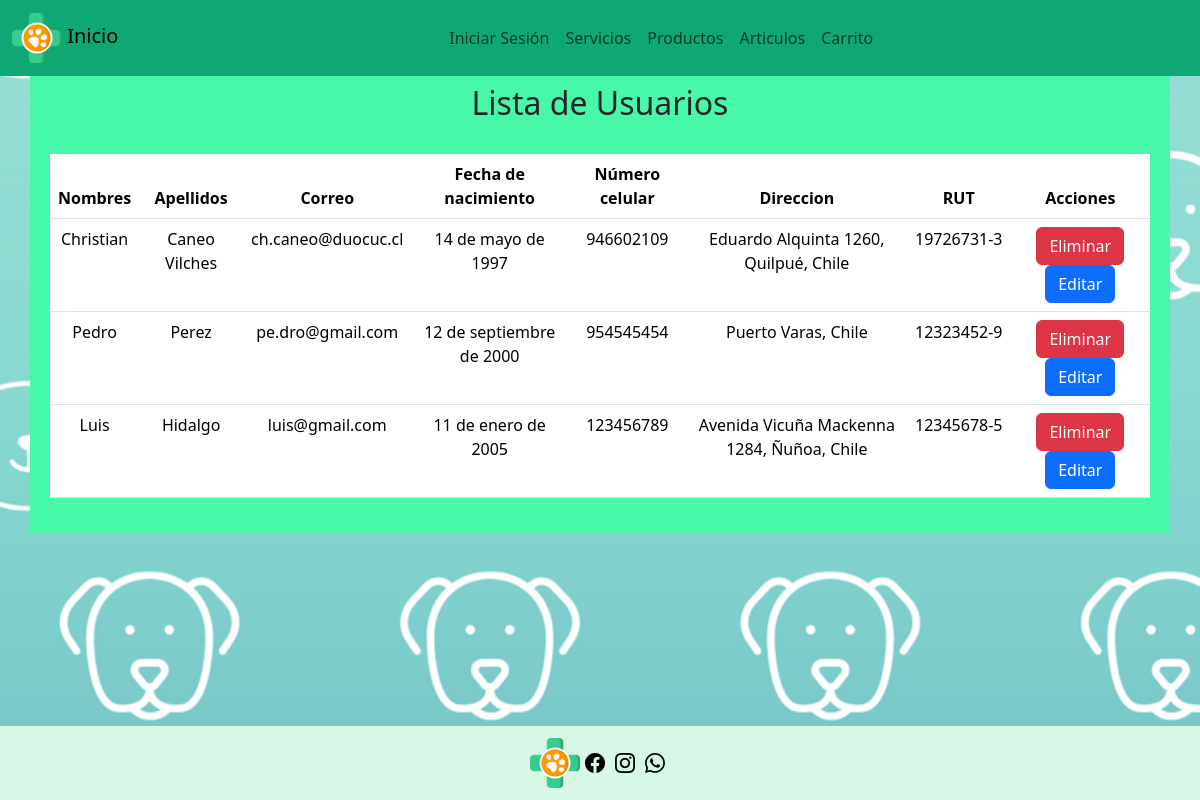
/usuarioUpdate, run on the app's committed database.
### veterinaria/models.py (models this page shows, shortened)
class Usuario(models.Model):
    rut = models.CharField(max_length=8, primary_key=True)
    dv = models.CharField(max_length=1)
    nombre = models.CharField(max_length=100)
    apellido = models.CharField(max_length=100)
    correo = models.EmailField(max_length=100)
    nacimiento = models.DateField()
    celular = models.CharField(max_length=15)
    direccion = models.CharField(max_length=255)
    password = models.CharField(max_length=100)

### veterinaria/views.py (the view)
# urls.py: path('usuarioUpdate', views.usuarioUpdate, name='usuarioUpdate'),
def usuarioUpdate(request):
    if request.method == "POST":
        rut = request.POST["rut"]
        nombre = request.POST["nombre"]
        apellido = request.POST["apellido"]
        correo = request.POST["correo"]
        celular = request.POST["celular"]
        direccion = request.POST["direccion"]
        password = request.POST["password"]
        usuario = Usuario.objects.get(rut=rut)
        usuario.nombre = nombre
        usuario.apellido = apellido
        usuario.correo = correo
        usuario.celular = celular
        usuario.direccion = direccion
        if password:
            usuario.password = make_password(password)
        usuario.save()
        try:
            user = User.objects.get(username=rut)
            user.email = correo
            user.first_name = nombre
            user.last_name = apellido
            if password:
                user.set_password(password)  # Utiliza set_password para cifrar la contraseña
            user.save()
        except User.DoesNotExist:
            pass #Solo continúa
        context = {'mensaje': "Ok, datos actualizados...", 'usuario': usuario}
        return render(request, 'veterinaria/index.html', context)
    else:
        usuarios = Usuario.objects.all()
        context = {'usuarios': usuarios}
        return render(request, 'veterinaria/crud.html', context)

### veterinaria/templates/veterinaria/crud.html (shortened to what this page needs)
{% extends 'veterinaria/base.html' %}
{% block content %}
<div class="container">
    <br>
    <h2>Lista de Usuarios</h2>
    <br>
    <table class="table">
        {% if usuarios %}
        <thead>
            <tr>
                <th>Nombres</th>
                <th>Apellidos</th>
                <th>Correo</th>
                <th>Fecha de nacimiento</th>
                <th>Número celular</th>
                <th>Direccion</th>
                <th>RUT</th>
                <th>Acciones</th>
            </tr>
        </thead>
        <tbody>
            {% for usuario in usuarios %}
            <tr>
                <td>{{ usuario.nombre }}</td>
                <td>{{ usuario.apellido }}</td>
                <td>{{ usuario.correo }}</td>
                <td>{{ usuario.nacimiento }}</td>
                <td>{{ usuario.celular }}</td>
                <td>{{ usuario.direccion }}</td>
                <td>{{ usuario.rut }}-{{ usuario.dv }}</td>
                <td>
                    <a href="{% url 'eliminar_usuario' pk=usuario.rut %}" class="btn btn-danger">Eliminar</a>
                    <a href="{% url 'usuarios_findEdit' pk=usuario.rut %}" class="btn btn-primary">Editar</a>
                </td>
            </tr>
            {% endfor %}
        </tbody>
        {% else %}
        <p>No hay usuarios disponibles.</p>
        {% endif %}
    </table>
</div>
{% endblock %}

### veterinaria/static/style.css (style rules this page uses)
body { background-image: url(imagenes/fondo4.png); background-size: cover; background-position: center; background-attachment: fixed; }
.container { margin-top: 40px; margin-bottom: 40px; background-color: #48F8A9; align-content: center; text-align: center; padding: 20px; }

### data on the page
Usuario: nombre "Christian", apellido "Caneo Vilches", correo "ch.caneo@duocuc.cl", nacimiento "14 de mayo de 1997", celular "946602109", direccion "Eduardo Alquinta 1260, Quilpué, Chile", rut "19726731", dv "3"
Usuario: nombre "Pedro", apellido "Perez", correo "pe.dro@gmail.com", nacimiento "12 de septiembre de 2000", celular "954545454", direccion "Puerto Varas, Chile", rut "12323452", dv "9"
Usuario: nombre "Luis", apellido "Hidalgo", correo "luis@gmail.com", nacimiento "11 de enero de 2005", celular "123456789", direccion "Avenida Vicuña Mackenna 1284, Ñuñoa, Chile", rut "12345678", dv "5"
